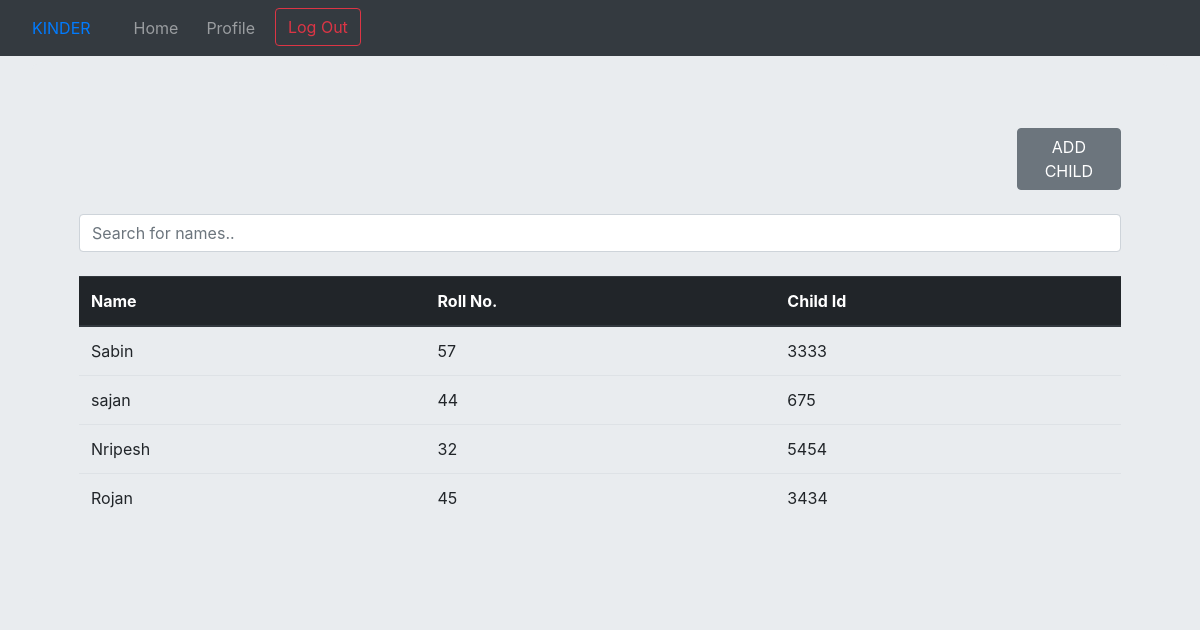
The app's page /home/registerchild/ (signed in) with its own data.
### second/models.py (models this page shows, shortened)
class SID(models.Model):
    full_name = models.CharField(max_length=30)
    roll = models.IntegerField()
    childid = models.IntegerField()
    teacher = models.ForeignKey(User, on_delete=models.CASCADE)

### second/views.py (the view)
# urls.py: path('registerchild/', views.registerchild, name='registerchild'),
@login_required
def registerchild(request):
    context = {
        'stid': SID.objects.all(),
    }
    return render(request, 'registerchild.html', context)

### second/templates/registerchild.html (shortened to what this page needs)
{% extends "base1.html" %}
{% block base2 %}
{% load static %}
<!DOCTYPE html>
<html lang="en">
<head>
</head>
<body class="jumbotron">
<div class="jumbotron">
<div class="container">
<center>
    <button class='btn btn-secondary' onclick="location.href='{% url 'addchild' %}'" style="margin-left:90%;">ADD CHILD</button>
    <br>
    <br>
    <input class="form-control" id="myInput" onkeyup="myFunction()" type="text" placeholder="Search for names.."><br>
    <table class="table table-hover" id="myTable">
        <thead class="thead-dark">
            <tr>
                <th onclick="sortTable(0)">Name</th>
                <th onclick="sortTable(1)">Roll No.</th>
                <th>Child Id</th>
            </tr>
        </thead>
        {% for ids in stid %}
            {% if user == ids.teacher %}
                <tr>
                <td>{{ids.full_name}}</td>
                <td>{{ids.roll}}</td>
                <td>{{ids.childid}}</td>
                </tr>
            {% endif %}
        {% endfor %}
    </table>
</center>
</div>
</div>
</body>
</html>
{% endblock %}

### records on screen
SID: full_name "Sabin", roll "57", childid "3333"
SID: full_name "sajan", roll "44", childid "675"
SID: full_name "Nripesh", roll "32", childid "5454"
SID: full_name "Rojan", roll "45", childid "3434"
